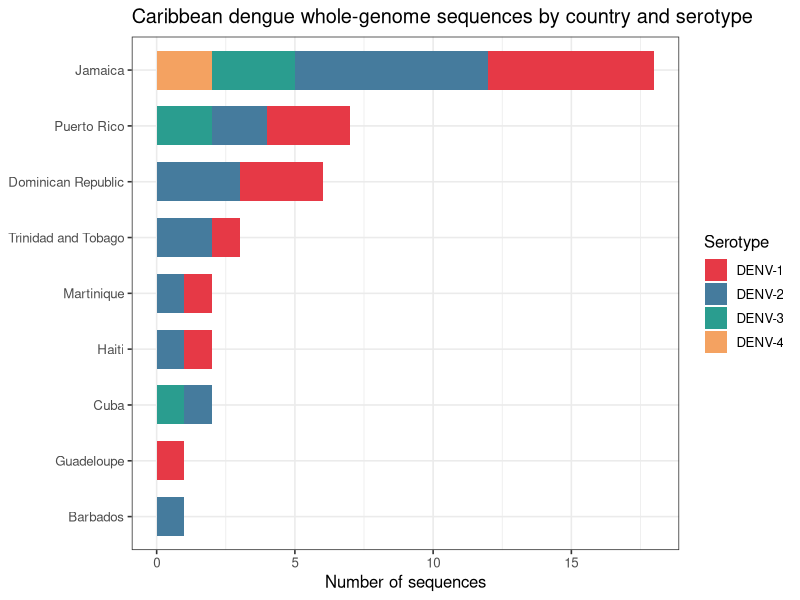
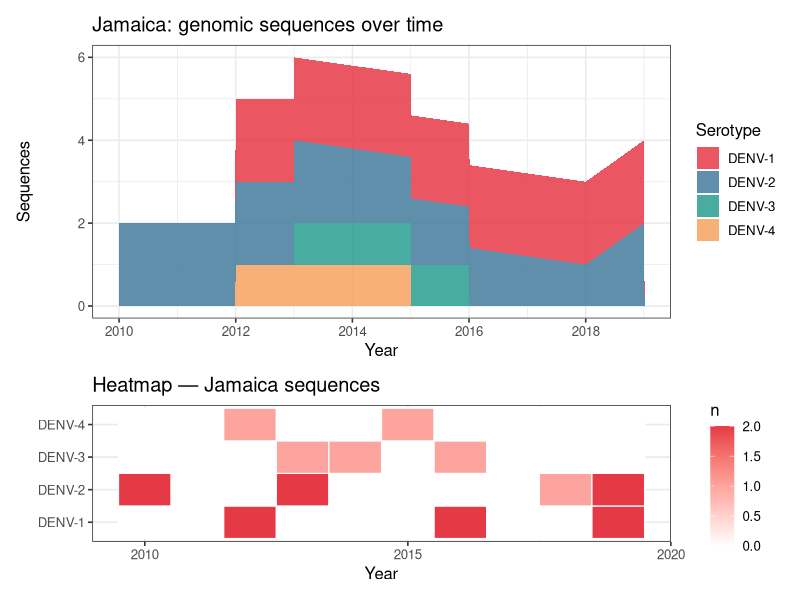

The R source for these figures, in order: (Note: this script raises an error after producing the figures.)
## ---- chunk 1
knitr::opts_chunk$set(
  echo       = TRUE,
  warning    = FALSE,
  message    = FALSE,
  fig.width  = 10,
  fig.height = 6,
  dpi        = 150
)

library(tidyverse)
library(ggplot2)
library(scales)
library(patchwork)
library(knitr)
library(kableExtra)
library(ape)

theme_set(theme_bw(base_size = 12))
## ---- chunk 2
meta <- read_csv("../data/metadata/dengue_global_genomes.csv",
                 show_col_types = FALSE)

caribbean_countries <- c(
  "Jamaica", "Dominican Republic", "Puerto Rico", "Trinidad and Tobago",
  "Barbados", "Haiti", "Cuba", "Martinique", "Guadeloupe", "Bahamas",
  "Belize", "Honduras", "Cayman Islands", "Antigua and Barbuda", "Grenada"
)

meta <- meta |>
  mutate(is_caribbean = country %in% caribbean_countries,
         is_jamaica   = country == "Jamaica")

carib <- meta |> filter(is_caribbean)
## ---- chunk 3
meta |>
  count(serotype, sort = TRUE) |>
  rename(Serotype = serotype, Sequences = n) |>
  kable(caption = "Total sequences by serotype (all Caribbean countries)") |>
  kable_styling(bootstrap_options = c("striped", "hover"), full_width = FALSE)
## ---- chunk 4
carib |>
  count(serotype, country) |>
  mutate(country = fct_reorder(country, n, sum)) |>
  ggplot(aes(x = n, y = country, fill = serotype)) +
  geom_col(width = 0.7) +
  scale_fill_manual(
    values = c("DENV-1" = "#E63946", "DENV-2" = "#457B9D",
               "DENV-3" = "#2A9D8F", "DENV-4" = "#F4A261")
  ) +
  labs(x = "Number of sequences", y = NULL, fill = "Serotype",
       title = "Caribbean dengue whole-genome sequences by country and serotype")
## ---- chunk 5
jam <- carib |>
  filter(is_jamaica) |>
  count(year, serotype) |>
  complete(year = full_seq(year, 1), serotype, fill = list(n = 0))

p1 <- ggplot(jam |> filter(n > 0), aes(x = year, y = n, fill = serotype)) +
  geom_area(alpha = 0.85) +
  scale_fill_manual(
    values = c("DENV-1" = "#E63946", "DENV-2" = "#457B9D",
               "DENV-3" = "#2A9D8F", "DENV-4" = "#F4A261")
  ) +
  scale_x_continuous(breaks = seq(2000, 2025, 2)) +
  labs(x = "Year", y = "Sequences", fill = "Serotype",
       title = "Jamaica: genomic sequences over time")

p2 <- ggplot(jam, aes(x = year, y = serotype, fill = n)) +
  geom_tile(colour = "white", linewidth = 0.4) +
  scale_fill_gradient(low = "white", high = "#E63946", name = "n") +
  scale_x_continuous(breaks = seq(2000, 2025, 5)) +
  labs(x = "Year", y = NULL, title = "Heatmap — Jamaica sequences")

p1 / p2 + plot_layout(heights = c(2, 1))
## ---- chunk 6
carib |>
  count(serotype, lineage, sort = TRUE) |>
  group_by(serotype) |>
  mutate(pct = scales::percent(n / sum(n), accuracy = 0.1)) |>
  ungroup() |>
  rename(Serotype = serotype, Lineage = lineage,
         Sequences = n, `% of serotype` = pct) |>
  kable(caption = "Tab. 2. Dominant lineages in Caribbean dengue sequences.") |>
  kable_styling(bootstrap_options = c("striped", "hover"), full_width = FALSE) |>
  pack_rows(index = table(carib |> arrange(serotype) |> pull(serotype)))
## ---- chunk 7
sessionInfo()
